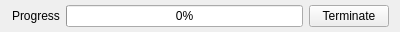
<?xml version="1.0" encoding="UTF-8"?>
<ui version="4.0">
 <class>ProgressWidget</class>
 <widget class="QWidget" name="ProgressWidget">
  <property name="geometry">
   <rect>
    <x>0</x>
    <y>0</y>
    <width>400</width>
    <height>32</height>
   </rect>
  </property>
  <property name="windowTitle">
   <string>Form</string>
  </property>
  <layout class="QHBoxLayout" name="horizontalLayout">
   <property name="leftMargin">
    <number>12</number>
   </property>
   <property name="topMargin">
    <number>0</number>
   </property>
   <property name="bottomMargin">
    <number>0</number>
   </property>
   <item>
    <widget class="QLabel" name="progress_label">
     <property name="text">
      <string>Progress</string>
     </property>
    </widget>
   </item>
   <item>
    <widget class="QProgressBar" name="progress_bar">
     <property name="value">
      <number>0</number>
     </property>
     <property name="textVisible">
      <bool>true</bool>
     </property>
     <property name="textDirection">
      <enum>QProgressBar::TopToBottom</enum>
     </property>
    </widget>
   </item>
   <item>
    <widget class="QPushButton" name="terminate_button">
     <property name="text">
      <string>Terminate</string>
     </property>
    </widget>
   </item>
  </layout>
 </widget>
 <resources/>
 <connections/>
</ui>
